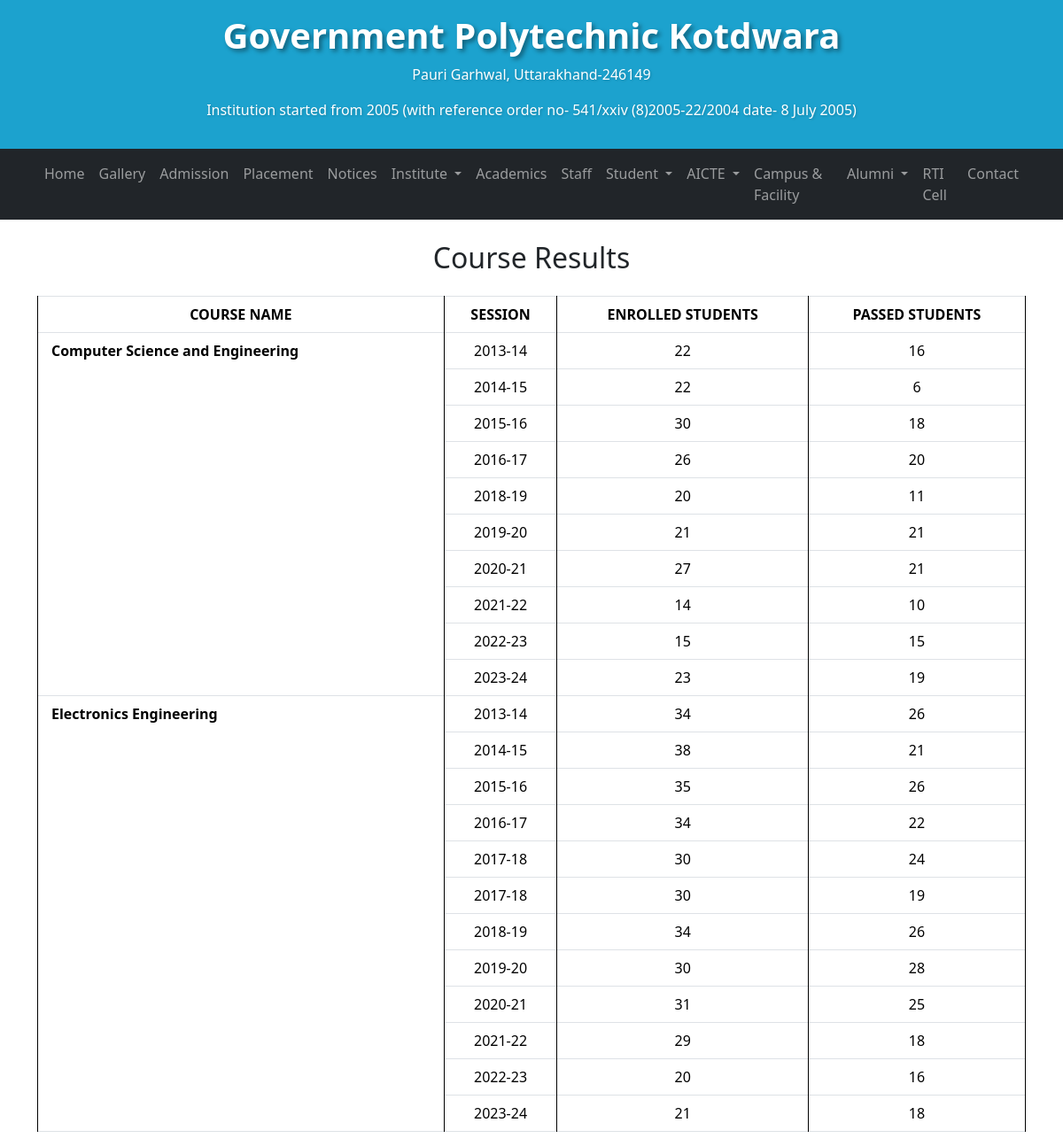
Screenshot of /student/result/ with the database file from the repository.
### student_app/models.py (models this page shows, shortened)
class Courses(models.Model):
    name = models.CharField(max_length=500)
    duration = models.CharField(max_length=200)
    entry_qualification = models.CharField(max_length=500)
    intake = models.IntegerField()
    program_pattern = models.CharField(max_length=500)
    theory_practical_ratio = models.CharField(max_length=100)
    ecology_environment = models.CharField(max_length=500)
    entrepreneurship_development = models.CharField(max_length=500)
    industrial_exposure = models.CharField(max_length=500)
    discipline = models.CharField(max_length=200)

class CourseResult(models.Model):
    course = models.ForeignKey(Courses, on_delete=models.CASCADE, related_name="results")
    session = models.CharField(max_length=10)  # Example: "2013-14"
    enrolled_students = models.PositiveIntegerField()
    passed_students = models.PositiveIntegerField()

### student_app/views.py (the view)
# urls.py: path('result/', result, name='result'),
def result(request):
    course_results = CourseResult.objects.select_related('course').order_by('course', 'session')
    courses = {}
    for result in course_results:
        if result.course not in courses:
            courses[result.course] = []
        courses[result.course].append(result)
    return render(request, 'student_app/course_result.html', {'courses': courses})

### college_web_app/context_processors.py (called while the page is built)
def aicte_files_processor(request):
    files_aicte = Aicte_files.objects.order_by('-published_at')
    return {"files_aicte": files_aicte}

def org_chart_processor(request):
    latest_chart = OrganizationChart.objects.order_by('-uploaded_at').first()
    return {"latest_chart": latest_chart}

def fee_struct_processor(request):
    fee_struct = FeeStructure.objects.order_by('-uploaded_at').first()
    return {"fee_struct": fee_struct}

### student_app/templates/student_app/course_result.html (shortened to what this page needs)
{% extends "college_web_app/base.html" %}
{% block content %}
{% include "college_web_app/navbar.html" %}
</head>
<body>
<div class="container mt-4">
<h2 class="text-center mb-4">Course Results</h2>
<table class="table table-bordered">
    <thead>
        <tr>
            <th>COURSE NAME</th>
            <th>SESSION</th>
            <th>ENROLLED STUDENTS</th>
            <th>PASSED STUDENTS</th>
        </tr>
    </thead>
    <tbody>
        {% for course, results in courses.items %}
            <tr>
                <td class="course-name" rowspan="{{ results|length }}"><strong>{{ course.name }}</strong></td>
                <td>{{ results.0.session }}</td>
                <td>{{ results.0.enrolled_students }}</td>
                <td>{{ results.0.passed_students }}</td>
            </tr>
            {% for result in results|slice:"1:" %}
            <tr>
                <td>{{ result.session }}</td>
                <td>{{ result.enrolled_students }}</td>
                <td>{{ result.passed_students }}</td>
            </tr>
            {% endfor %}
        {% endfor %}
    </tbody>
</table>
</div>
{% endblock content %}

### student_app/templates/student_app/course_result.html (style rules this page uses)
table { width: 100%; border-collapse: collapse; }
th, td { border: 1px solid black; text-align: center; padding: 8px; }
th { background-color: #f8f9fa; }
td.course-name { font-weight: bold; text-align: left; padding-left: 15px; }

### rows the page displays
Courses: name "Computer Science and Engineering", session "2013-14", enrolled_students "22", passed_students "16"
CourseResult: session "2014-15", enrolled_students "22", passed_students "6"
CourseResult: session "2015-16", enrolled_students "30", passed_students "18"
CourseResult: session "2016-17", enrolled_students "26", passed_students "20"
CourseResult: session "2018-19", enrolled_students "20", passed_students "11"
CourseResult: session "2019-20", enrolled_students "21", passed_students "21"
CourseResult: session "2020-21", enrolled_students "27", passed_students "21"
CourseResult: session "2021-22", enrolled_students "14", passed_students "10"
CourseResult: session "2022-23", enrolled_students "15", passed_students "15"
CourseResult: session "2023-24", enrolled_students "23", passed_students "19"
Courses: name "Electronics Engineering", session "2013-14", enrolled_students "34", passed_students "26"
CourseResult: session "2014-15", enrolled_students "38", passed_students "21"
CourseResult: session "2015-16", enrolled_students "35", passed_students "26"
CourseResult: session "2016-17", enrolled_students "34", passed_students "22"
CourseResult: session "2017-18", enrolled_students "30", passed_students "24"
CourseResult: session "2017-18", enrolled_students "30", passed_students "19"
CourseResult: session "2018-19", enrolled_students "34", passed_students "26"
CourseResult: session "2019-20", enrolled_students "30", passed_students "28"
CourseResult: session "2020-21", enrolled_students "31", passed_students "25"
CourseResult: session "2021-22", enrolled_students "29", passed_students "18"
CourseResult: session "2022-23", enrolled_students "20", passed_students "16"
CourseResult: session "2023-24", enrolled_students "21", passed_students "18"
